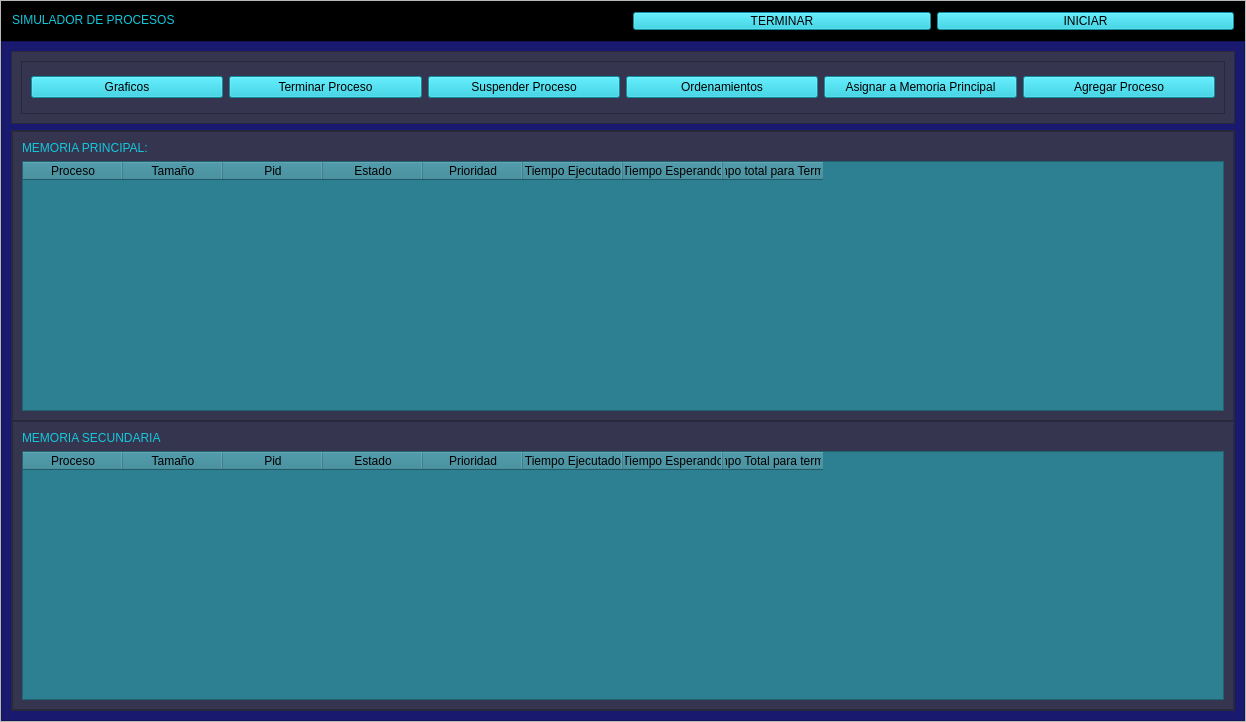
<?xml version="1.0" encoding="UTF-8"?>
<ui version="4.0">
 <class>MainWindow</class>
 <widget class="QMainWindow" name="MainWindow">
  <property name="geometry">
   <rect>
    <x>0</x>
    <y>0</y>
    <width>1246</width>
    <height>722</height>
   </rect>
  </property>
  <property name="windowTitle">
   <string>MainWindow</string>
  </property>
  <widget class="QWidget" name="centralwidget">
   <layout class="QHBoxLayout" name="horizontalLayout_2">
    <property name="spacing">
     <number>0</number>
    </property>
    <property name="leftMargin">
     <number>0</number>
    </property>
    <property name="topMargin">
     <number>0</number>
    </property>
    <property name="rightMargin">
     <number>0</number>
    </property>
    <property name="bottomMargin">
     <number>0</number>
    </property>
    <item>
     <widget class="QFrame" name="frame">
      <property name="frameShape">
       <enum>QFrame::StyledPanel</enum>
      </property>
      <property name="frameShadow">
       <enum>QFrame::Raised</enum>
      </property>
      <layout class="QVBoxLayout" name="verticalLayout_2" stretch="1,8">
       <property name="spacing">
        <number>0</number>
       </property>
       <property name="leftMargin">
        <number>0</number>
       </property>
       <property name="topMargin">
        <number>0</number>
       </property>
       <property name="rightMargin">
        <number>0</number>
       </property>
       <property name="bottomMargin">
        <number>0</number>
       </property>
       <item>
        <widget class="QFrame" name="frame_superior">
         <property name="maximumSize">
          <size>
           <width>16777215</width>
           <height>40</height>
          </size>
         </property>
         <property name="styleSheet">
          <string notr="true">background-color: rgb(0, 0, 0);</string>
         </property>
         <property name="frameShape">
          <enum>QFrame::StyledPanel</enum>
         </property>
         <property name="frameShadow">
          <enum>QFrame::Raised</enum>
         </property>
         <layout class="QHBoxLayout" name="horizontalLayout_3">
          <property name="spacing">
           <number>0</number>
          </property>
          <property name="leftMargin">
           <number>0</number>
          </property>
          <property name="topMargin">
           <number>0</number>
          </property>
          <property name="rightMargin">
           <number>0</number>
          </property>
          <property name="bottomMargin">
           <number>0</number>
          </property>
          <item>
           <widget class="QFrame" name="frame_5">
            <property name="styleSheet">
             <string notr="true">color: rgb(20, 200, 220);
font: 87 12pt &quot;Arial Black&quot;;</string>
            </property>
            <property name="frameShape">
             <enum>QFrame::StyledPanel</enum>
            </property>
            <property name="frameShadow">
             <enum>QFrame::Raised</enum>
            </property>
            <widget class="QLabel" name="project_tittle">
             <property name="geometry">
              <rect>
               <x>10</x>
               <y>10</y>
               <width>251</width>
               <height>16</height>
              </rect>
             </property>
             <property name="text">
              <string>SIMULADOR DE PROCESOS</string>
             </property>
            </widget>
           </widget>
          </item>
          <item>
           <widget class="QFrame" name="frame_6">
            <property name="frameShape">
             <enum>QFrame::StyledPanel</enum>
            </property>
            <property name="frameShadow">
             <enum>QFrame::Raised</enum>
            </property>
            <layout class="QHBoxLayout" name="horizontalLayout_4">
             <item>
              <widget class="QPushButton" name="btn_stop">
               <property name="styleSheet">
                <string notr="true">background-color: rgb(20, 200, 220);</string>
               </property>
               <property name="text">
                <string>TERMINAR</string>
               </property>
              </widget>
             </item>
             <item>
              <widget class="QPushButton" name="btn_start">
               <property name="styleSheet">
                <string notr="true">background-color: rgb(20, 200, 220);</string>
               </property>
               <property name="text">
                <string>INICIAR</string>
               </property>
              </widget>
             </item>
            </layout>
           </widget>
          </item>
         </layout>
        </widget>
       </item>
       <item>
        <widget class="QFrame" name="frame_inferior">
         <property name="styleSheet">
          <string notr="true">background-color: rgb(25, 25, 112)</string>
         </property>
         <property name="frameShape">
          <enum>QFrame::StyledPanel</enum>
         </property>
         <property name="frameShadow">
          <enum>QFrame::Raised</enum>
         </property>
         <layout class="QVBoxLayout" name="verticalLayout_6" stretch="1,8">
          <item>
           <widget class="QFrame" name="frame_inferior1">
            <property name="styleSheet">
             <string notr="true">background-color: rgb(53,53, 79);</string>
            </property>
            <property name="frameShape">
             <enum>QFrame::StyledPanel</enum>
            </property>
            <property name="frameShadow">
             <enum>QFrame::Raised</enum>
            </property>
            <layout class="QVBoxLayout" name="verticalLayout">
             <item>
              <widget class="QFrame" name="frame_4">
               <property name="frameShape">
                <enum>QFrame::StyledPanel</enum>
               </property>
               <property name="frameShadow">
                <enum>QFrame::Raised</enum>
               </property>
               <layout class="QHBoxLayout" name="horizontalLayout">
                <item>
                 <widget class="QPushButton" name="btn_memory">
                  <property name="styleSheet">
                   <string notr="true">background-color: rgb(20, 200, 220);</string>
                  </property>
                  <property name="text">
                   <string>Graficos</string>
                  </property>
                 </widget>
                </item>
                <item>
                 <widget class="QPushButton" name="btn_end">
                  <property name="styleSheet">
                   <string notr="true">background-color: rgb(20, 200, 220);</string>
                  </property>
                  <property name="text">
                   <string>Terminar Proceso</string>
                  </property>
                 </widget>
                </item>
                <item>
                 <widget class="QPushButton" name="btn_suspend">
                  <property name="styleSheet">
                   <string notr="true">background-color: rgb(20, 200, 220);</string>
                  </property>
                  <property name="text">
                   <string>Suspender Proceso</string>
                  </property>
                 </widget>
                </item>
                <item>
                 <widget class="QPushButton" name="btn_sort">
                  <property name="styleSheet">
                   <string notr="true">background-color: rgb(20, 200, 220);</string>
                  </property>
                  <property name="text">
                   <string>Ordenamientos</string>
                  </property>
                 </widget>
                </item>
                <item>
                 <widget class="QPushButton" name="btn_assign">
                  <property name="styleSheet">
                   <string notr="true">background-color: rgb(20, 200, 220);</string>
                  </property>
                  <property name="text">
                   <string>Asignar a Memoria Principal</string>
                  </property>
                 </widget>
                </item>
                <item>
                 <widget class="QPushButton" name="btn_add_process">
                  <property name="styleSheet">
                   <string notr="true">background-color: rgb(20, 200, 220);</string>
                  </property>
                  <property name="text">
                   <string>Agregar Proceso</string>
                  </property>
                 </widget>
                </item>
               </layout>
              </widget>
             </item>
            </layout>
           </widget>
          </item>
          <item>
           <widget class="QFrame" name="frame_inferior2">
            <property name="styleSheet">
             <string notr="true">background-color: rgb(53,53, 79);</string>
            </property>
            <property name="frameShape">
             <enum>QFrame::StyledPanel</enum>
            </property>
            <property name="frameShadow">
             <enum>QFrame::Raised</enum>
            </property>
            <layout class="QVBoxLayout" name="verticalLayout_3" stretch="1,1">
             <property name="spacing">
              <number>0</number>
             </property>
             <property name="leftMargin">
              <number>0</number>
             </property>
             <property name="topMargin">
              <number>0</number>
             </property>
             <property name="rightMargin">
              <number>0</number>
             </property>
             <property name="bottomMargin">
              <number>0</number>
             </property>
             <item>
              <widget class="QFrame" name="frame_2">
               <property name="frameShape">
                <enum>QFrame::StyledPanel</enum>
               </property>
               <property name="frameShadow">
                <enum>QFrame::Raised</enum>
               </property>
               <layout class="QVBoxLayout" name="verticalLayout_4">
                <item>
                 <widget class="QLabel" name="label_process">
                  <property name="styleSheet">
                   <string notr="true">color: rgb(20, 200, 220);
font: 87 12pt &quot;Arial Black&quot;;</string>
                  </property>
                  <property name="text">
                   <string>MEMORIA PRINCIPAL:</string>
                  </property>
                 </widget>
                </item>
                <item>
                 <widget class="QTableWidget" name="table_memory_principal">
                  <property name="styleSheet">
                   <string notr="true">background-color: rgb(44, 128, 145);</string>
                  </property>
                  <column>
                   <property name="text">
                    <string>Proceso</string>
                   </property>
                  </column>
                  <column>
                   <property name="text">
                    <string>Tamaño</string>
                   </property>
                  </column>
                  <column>
                   <property name="text">
                    <string>Pid</string>
                   </property>
                  </column>
                  <column>
                   <property name="text">
                    <string>Estado</string>
                   </property>
                  </column>
                  <column>
                   <property name="text">
                    <string>Prioridad</string>
                   </property>
                  </column>
                  <column>
                   <property name="text">
                    <string>Tiempo Ejecutado</string>
                   </property>
                  </column>
                  <column>
                   <property name="text">
                    <string>Tiempo Esperando</string>
                   </property>
                  </column>
                  <column>
                   <property name="text">
                    <string>Tiempo total para Terminar</string>
                   </property>
                  </column>
                 </widget>
                </item>
               </layout>
              </widget>
             </item>
             <item>
              <widget class="QFrame" name="frame_3">
               <property name="frameShape">
                <enum>QFrame::StyledPanel</enum>
               </property>
               <property name="frameShadow">
                <enum>QFrame::Raised</enum>
               </property>
               <layout class="QVBoxLayout" name="verticalLayout_5">
                <property name="spacing">
                 <number>6</number>
                </property>
                <property name="leftMargin">
                 <number>9</number>
                </property>
                <property name="topMargin">
                 <number>9</number>
                </property>
                <property name="rightMargin">
                 <number>9</number>
                </property>
                <property name="bottomMargin">
                 <number>9</number>
                </property>
                <item>
                 <widget class="QLabel" name="label">
                  <property name="styleSheet">
                   <string notr="true">color: rgb(20, 200, 220);
font: 87 12pt &quot;Arial Black&quot;;</string>
                  </property>
                  <property name="text">
                   <string>MEMORIA SECUNDARIA</string>
                  </property>
                 </widget>
                </item>
                <item>
                 <widget class="QTableWidget" name="table_memory_secondary">
                  <property name="styleSheet">
                   <string notr="true">background-color: rgb(44, 128, 145);</string>
                  </property>
                  <column>
                   <property name="text">
                    <string>Proceso</string>
                   </property>
                  </column>
                  <column>
                   <property name="text">
                    <string>Tamaño</string>
                   </property>
                  </column>
                  <column>
                   <property name="text">
                    <string>Pid</string>
                   </property>
                  </column>
                  <column>
                   <property name="text">
                    <string>Estado</string>
                   </property>
                  </column>
                  <column>
                   <property name="text">
                    <string>Prioridad</string>
                   </property>
                  </column>
                  <column>
                   <property name="text">
                    <string>Tiempo Ejecutado</string>
                   </property>
                  </column>
                  <column>
                   <property name="text">
                    <string>Tiempo Esperando</string>
                   </property>
                  </column>
                  <column>
                   <property name="text">
                    <string>Tiempo Total para terminar</string>
                   </property>
                  </column>
                 </widget>
                </item>
               </layout>
              </widget>
             </item>
            </layout>
           </widget>
          </item>
         </layout>
        </widget>
       </item>
      </layout>
     </widget>
    </item>
   </layout>
  </widget>
 </widget>
 <resources>
  <include location="resources.qrc"/>
 </resources>
 <connections/>
</ui>
